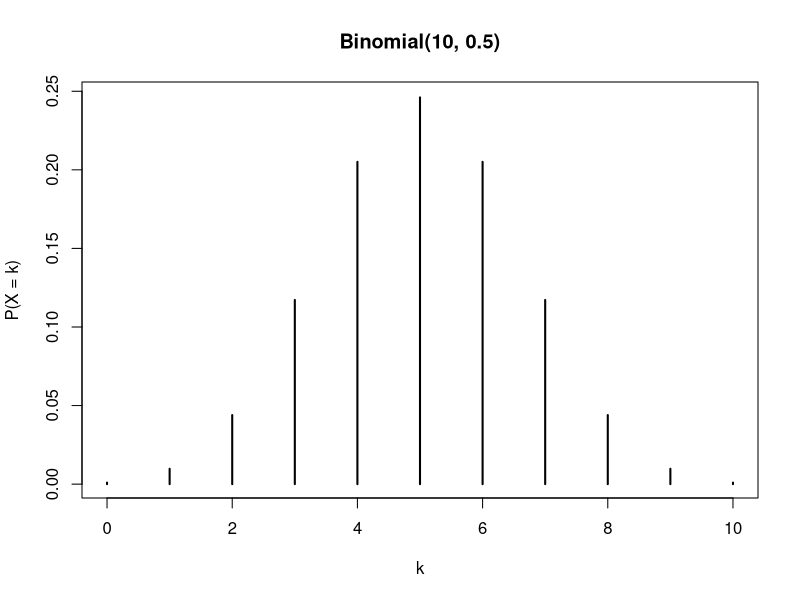
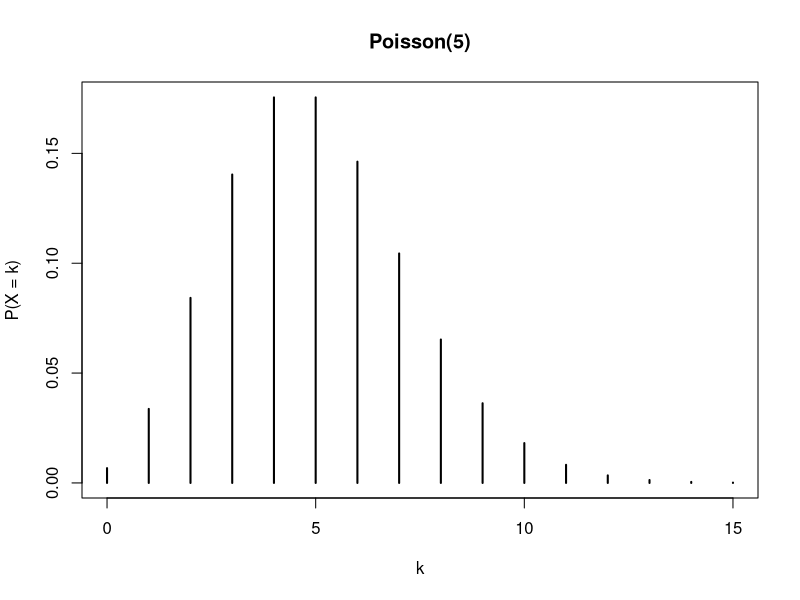
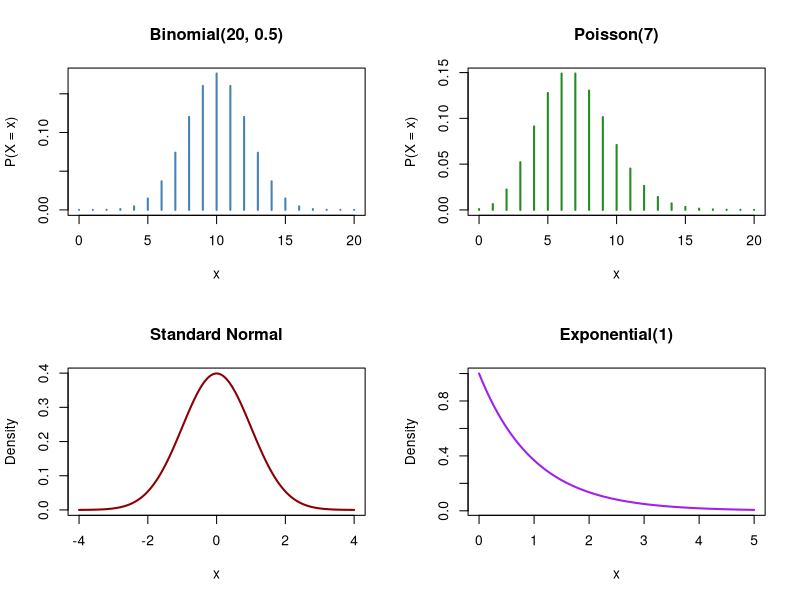

Generate these figures, in order, with R:
# =============================================================================
# Gov 2001: Lecture 02b - Famous Distributions
# Spring 2026
# =============================================================================

# This script demonstrates how to work with probability distributions in R.
# Key functions: d (density), p (CDF), q (quantile), r (random samples)

# -----------------------------------------------------------------------------
# The Four Functions: d, p, q, r
# -----------------------------------------------------------------------------

# Every distribution in R has four functions:
# - d: density (PDF/PMF value at x)
# - p: probability (CDF: P(X <= x))
# - q: quantile (inverse CDF)
# - r: random samples

# Example with Normal(0,1):
dnorm(0)        # d = density (PDF value at x=0) -> 0.3989
pnorm(1.96)     # p = probability (CDF: P(X <= 1.96)) -> 0.975
qnorm(0.975)    # q = quantile (inverse CDF) -> 1.96
rnorm(10)       # r = 10 random samples

# -----------------------------------------------------------------------------
# Discrete Distributions
# -----------------------------------------------------------------------------

# --- Bernoulli (single coin flip) ---
# Bernoulli is Binomial with size=1
rbinom(10, size = 1, prob = 0.5)  # 10 coin flips
mean(rbinom(10000, size = 1, prob = 0.3))  # Should be close to 0.3

# --- Binomial (number of successes in n trials) ---
# X ~ Binomial(n, p): number of successes in n independent Bernoulli trials
dbinom(3, size = 10, prob = 0.5)  # P(X = 3) when n=10, p=0.5
pbinom(3, size = 10, prob = 0.5)  # P(X <= 3)
rbinom(100, size = 10, prob = 0.5)  # 100 draws

# Visualize Binomial PMF
x <- 0:10
plot(x, dbinom(x, size = 10, prob = 0.5), type = "h", lwd = 2,
     main = "Binomial(10, 0.5)", xlab = "k", ylab = "P(X = k)")

# --- Poisson (count of rare events) ---
# X ~ Poisson(lambda): counts with rate lambda
dpois(3, lambda = 2)  # P(X = 3) when lambda = 2
rpois(100, lambda = 5)  # 100 draws with lambda = 5

# Visualize Poisson PMF
x <- 0:15
plot(x, dpois(x, lambda = 5), type = "h", lwd = 2,
     main = "Poisson(5)", xlab = "k", ylab = "P(X = k)")

# -----------------------------------------------------------------------------
# Continuous Distributions
# -----------------------------------------------------------------------------

# --- Uniform (equally likely over interval) ---
# X ~ Uniform(a, b): constant density over [a, b]
dunif(0.5, min = 0, max = 1)  # Density at 0.5
punif(0.75, min = 0, max = 1)  # P(X <= 0.75) = 0.75
runif(100, min = 0, max = 1)  # 100 draws from U(0,1)

# --- Normal (Gaussian, bell curve) ---
# X ~ Normal(mu, sigma): the famous bell curve
dnorm(0, mean = 0, sd = 1)  # Standard normal density at 0
pnorm(0, mean = 0, sd = 1)  # P(X <= 0) = 0.5
qnorm(0.975, mean = 0, sd = 1)  # 97.5th percentile -> 1.96
rnorm(100, mean = 0, sd = 1)  # 100 standard normal draws

# The 68-95-99.7 rule
pnorm(1) - pnorm(-1)    # ~68% within 1 SD
pnorm(2) - pnorm(-2)    # ~95% within 2 SD
pnorm(3) - pnorm(-3)    # ~99.7% within 3 SD

# --- Exponential (waiting times) ---
# X ~ Exponential(rate): time until first event
dexp(1, rate = 2)  # Density at x=1 with rate=2
pexp(1, rate = 2)  # P(X <= 1)
rexp(100, rate = 2)  # 100 draws

# -----------------------------------------------------------------------------
# Visualizing Distributions
# -----------------------------------------------------------------------------

# Set up 2x2 plot
par(mfrow = c(2, 2))

# Binomial
x_binom <- 0:20
plot(x_binom, dbinom(x_binom, 20, 0.5), type = "h", lwd = 2,
     main = "Binomial(20, 0.5)", xlab = "x", ylab = "P(X = x)",
     col = "steelblue")

# Poisson
x_pois <- 0:20
plot(x_pois, dpois(x_pois, lambda = 7), type = "h", lwd = 2,
     main = "Poisson(7)", xlab = "x", ylab = "P(X = x)",
     col = "forestgreen")

# Normal
x_norm <- seq(-4, 4, length.out = 200)
plot(x_norm, dnorm(x_norm), type = "l", lwd = 2,
     main = "Standard Normal", xlab = "x", ylab = "Density",
     col = "darkred")

# Exponential
x_exp <- seq(0, 5, length.out = 200)
plot(x_exp, dexp(x_exp, rate = 1), type = "l", lwd = 2,
     main = "Exponential(1)", xlab = "x", ylab = "Density",
     col = "purple")

par(mfrow = c(1, 1))  # Reset

# -----------------------------------------------------------------------------
# Sampling and the Law of Large Numbers (preview)
# -----------------------------------------------------------------------------

# As we take more samples, the sample mean approaches the true mean
set.seed(42)

n_samples <- c(10, 100, 1000, 10000)
true_mean <- 5  # Poisson(5) has mean = 5

cat("Sample means from Poisson(5):\n")
for (n in n_samples) {
  sample_mean <- mean(rpois(n, lambda = 5))
  cat(sprintf("  n = %5d: sample mean = %.3f\n", n, sample_mean))
}
cat(sprintf("  True mean: %.3f\n", true_mean))
